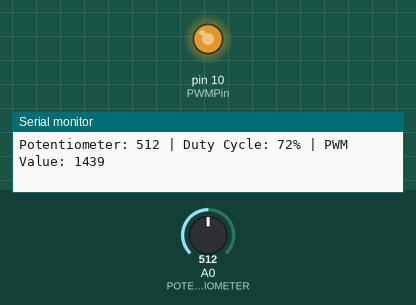
A sketch run on a simulated Arduino Uno, built with avr-gcc and run on an emulated ATmega328P. On the bench: output pins drawn as LEDs (lit = HIGH), the last lines printed to the serial monitor. The test bench sets the inputs (shaded band); at power-on: A0 (POTENTIOMETER) = 512.

Above: at 1.2 s.
1.3 s: A0 (POTENTIOMETER) set to 716
At 1.8 s:
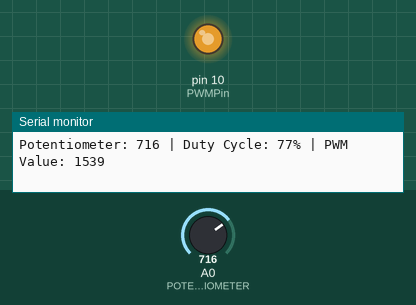
2.8 s: A0 (POTENTIOMETER) set to 982
At 3.5 s:
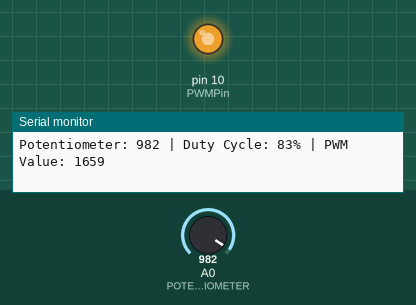
5.8 s: A0 (POTENTIOMETER) set to 1018
At 7.0 s:
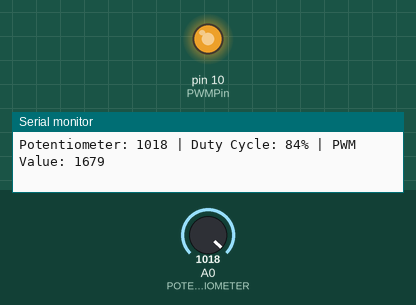
8.8 s: A0 (POTENTIOMETER) set to 511
At 9.2 s:
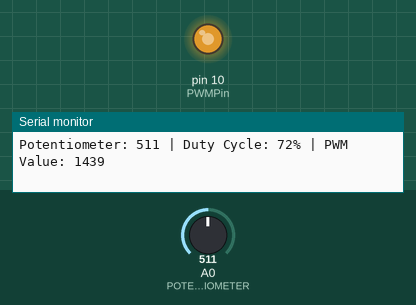
Timing chart, 0 to 11.3 s (numbered marks = the images above; inputs shaded):
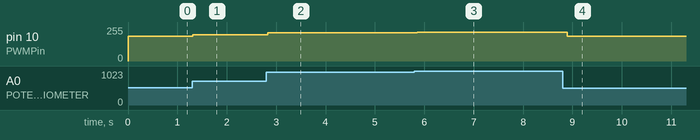

The sketch:

EDF_PWM_out_2.ino
```cpp
/*
PJP ECU S-EDF A60010000J PWM code 2
By Jake Donnini and ECU team ;)
*/

const byte PWMPin = 10;  // Timer 1 "B" output: OC1B
const byte POTENTIOMETER = A0;
// set the frequency you want the PWM signal
const long FREQUENCY = 8000;
// set the bounds of the duty cycle of the PWM in %
const int MAX_PWM_BOUND = 85;
const int MIN_PWM_BOUND = 60;
int receivedDutyCycle;
bool newDataReceived;
int timer;
int speed;

const long timer1_OCR1A_Setting = F_CPU / FREQUENCY;
void setup()
 {
   Serial.begin(9600); // Set the baud rate for serial communication
  pinMode (PWMPin, OUTPUT);
  // Fast PWM top at OCR1A
  TCCR1A = _BV (WGM10) | _BV (WGM11) | _BV (COM1B1); // fast PWM, clear OC1B on compare
  TCCR1B = _BV (WGM12) | _BV (WGM13) | _BV (CS10);   // fast PWM, no prescaler
  // OCR1A will compare
  OCR1A =  timer1_OCR1A_Setting - 1;  // zero relative
  newDataReceived = false;
  }  // end of setup

void loop()
  {
  int potValue = analogRead(POTENTIOMETER); // Reads from 0 to 1023
  int dutyCycle = map(potValue, 0, 1023, MIN_PWM_BOUND, MAX_PWM_BOUND);

  // Convert duty cycle % to OCR1B value
  long pwmValue = map(dutyCycle, 0, 100, 0, OCR1A); // scale to timer top

  OCR1B = pwmValue; // update PWM

  // Optional debug output
  Serial.print("Potentiometer: "); Serial.print(potValue);
  Serial.print(" | Duty Cycle: "); Serial.print(dutyCycle);
  Serial.print("% | PWM Value: "); Serial.println(pwmValue);

  delay(100); // smooth update

  }
```

Measured:
- after the input at 1.3 s, pin 10 (PWMPin): 184/255 → 196/255 at once
- after the input at 2.8 s, pin 10 (PWMPin): 196/255 → 212/255 at once
- after the input at 5.8 s, pin 10 (PWMPin): 212/255 → 214/255 after 0.06 s
- after the input at 8.8 s, pin 10 (PWMPin): 214/255 → 184/255 after 0.09 s
